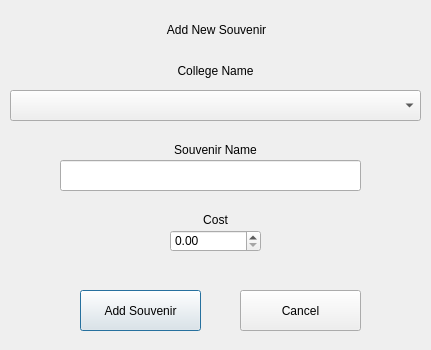
<?xml version="1.0" encoding="UTF-8"?>
<ui version="4.0">
 <class>addSouvenir</class>
 <widget class="QDialog" name="addSouvenir">
  <property name="geometry">
   <rect>
    <x>0</x>
    <y>0</y>
    <width>431</width>
    <height>350</height>
   </rect>
  </property>
  <property name="windowTitle">
   <string>Dialog</string>
  </property>
  <widget class="QWidget" name="widget_addSouvenir" native="true">
   <property name="geometry">
    <rect>
     <x>0</x>
     <y>0</y>
     <width>431</width>
     <height>491</height>
    </rect>
   </property>
   <property name="autoFillBackground">
    <bool>true</bool>
   </property>
   <widget class="QLabel" name="label">
    <property name="geometry">
     <rect>
      <x>6</x>
      <y>20</y>
      <width>421</width>
      <height>20</height>
     </rect>
    </property>
    <property name="text">
     <string>Add New Souvenir</string>
    </property>
    <property name="alignment">
     <set>Qt::AlignCenter</set>
    </property>
   </widget>
   <widget class="QLabel" name="label_addCollegeName">
    <property name="geometry">
     <rect>
      <x>0</x>
      <y>60</y>
      <width>431</width>
      <height>21</height>
     </rect>
    </property>
    <property name="font">
     <font>
      <weight>50</weight>
      <bold>false</bold>
     </font>
    </property>
    <property name="text">
     <string>College Name</string>
    </property>
    <property name="alignment">
     <set>Qt::AlignCenter</set>
    </property>
   </widget>
   <widget class="QComboBox" name="comboBox_addCollegeName">
    <property name="geometry">
     <rect>
      <x>10</x>
      <y>90</y>
      <width>411</width>
      <height>31</height>
     </rect>
    </property>
   </widget>
   <widget class="QLabel" name="label_addSouvenirName">
    <property name="geometry">
     <rect>
      <x>0</x>
      <y>140</y>
      <width>431</width>
      <height>20</height>
     </rect>
    </property>
    <property name="font">
     <font>
      <weight>50</weight>
      <bold>false</bold>
     </font>
    </property>
    <property name="text">
     <string>Souvenir Name</string>
    </property>
    <property name="alignment">
     <set>Qt::AlignCenter</set>
    </property>
   </widget>
   <widget class="QLineEdit" name="lineEdit_addSouvenirName">
    <property name="geometry">
     <rect>
      <x>60</x>
      <y>160</y>
      <width>301</width>
      <height>31</height>
     </rect>
    </property>
    <property name="maxLength">
     <number>30</number>
    </property>
    <property name="placeholderText">
     <string/>
    </property>
   </widget>
   <widget class="QLabel" name="label_addSouvenirCost">
    <property name="geometry">
     <rect>
      <x>0</x>
      <y>210</y>
      <width>431</width>
      <height>20</height>
     </rect>
    </property>
    <property name="font">
     <font>
      <weight>50</weight>
      <bold>false</bold>
     </font>
    </property>
    <property name="text">
     <string>Cost</string>
    </property>
    <property name="alignment">
     <set>Qt::AlignCenter</set>
    </property>
   </widget>
   <widget class="QDoubleSpinBox" name="doubleSpinBox_addSouvenirCost">
    <property name="geometry">
     <rect>
      <x>170</x>
      <y>230</y>
      <width>91</width>
      <height>22</height>
     </rect>
    </property>
   </widget>
   <widget class="QPushButton" name="pushButton_addNewSouvenir">
    <property name="geometry">
     <rect>
      <x>80</x>
      <y>290</y>
      <width>121</width>
      <height>41</height>
     </rect>
    </property>
    <property name="text">
     <string>Add Souvenir</string>
    </property>
   </widget>
   <widget class="QPushButton" name="pushButton_cancelNewSouvenir">
    <property name="geometry">
     <rect>
      <x>240</x>
      <y>290</y>
      <width>121</width>
      <height>41</height>
     </rect>
    </property>
    <property name="text">
     <string>Cancel</string>
    </property>
   </widget>
  </widget>
 </widget>
 <resources/>
 <connections/>
</ui>
